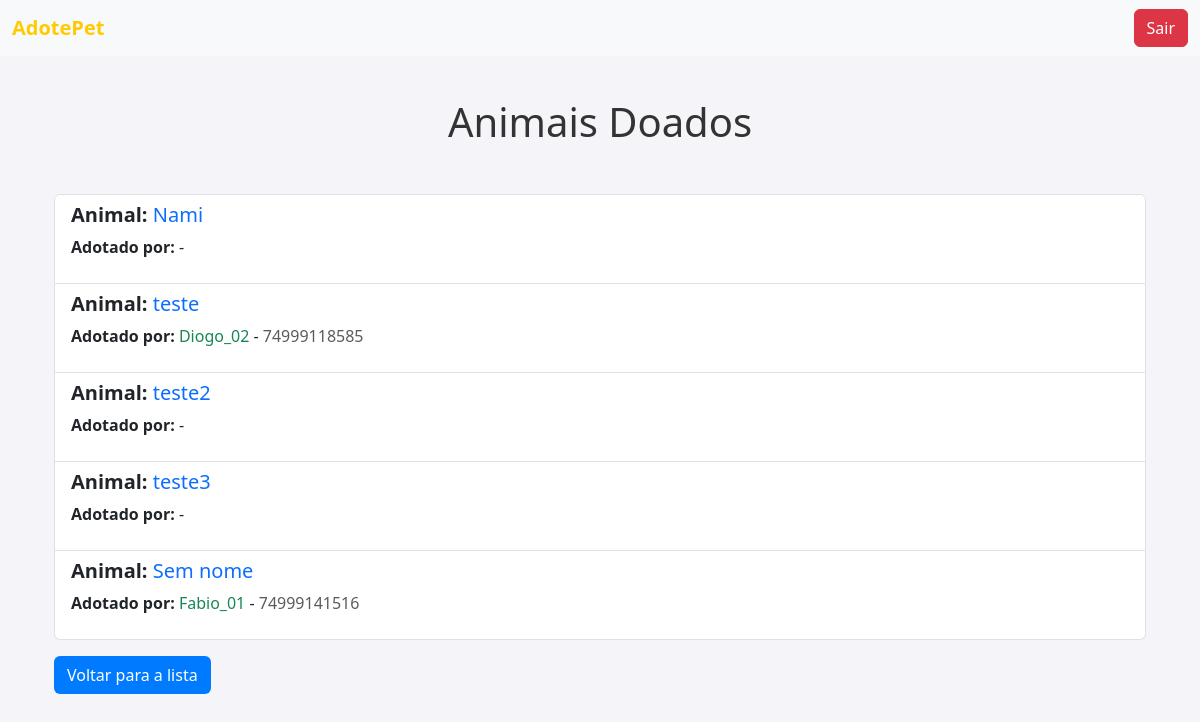
The app's page /lista_animais_doados/ (signed in), older data.
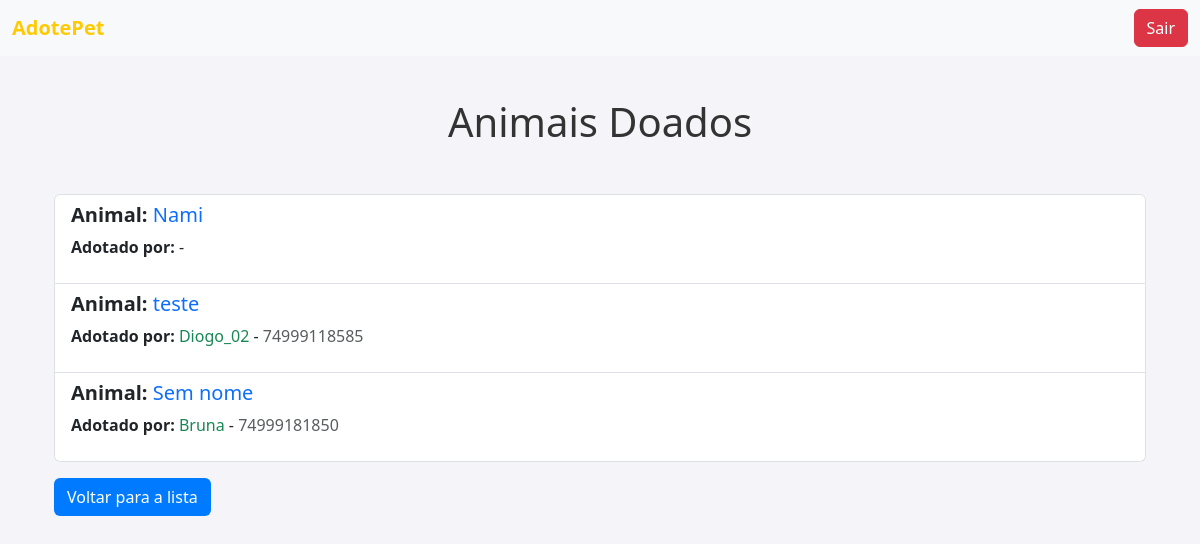
The same page, newer data.
### adote/models.py (models this page shows, shortened)
class Animal(models.Model):
    nome = models.CharField(max_length=100)
    idade_anos = models.PositiveIntegerField(
        blank=True, null=True,
        help_text="Preencha apenas se a idade estiver em anos."
    )
    idade_meses = models.PositiveIntegerField(
        blank=True, null=True,
        help_text="Preencha apenas se a idade estiver em meses."
    )
    sexo = models.CharField(max_length=1, choices=SEXO_CHOICES, default='M')
    tipo = models.ForeignKey(TipoAnimal, on_delete=models.CASCADE, related_name="animais")
    descricao = models.TextField(blank=True)
    local = models.ForeignKey(Local, on_delete=models.CASCADE, related_name="animais")
    adotado = models.BooleanField(default=False)
    adotante = models.ForeignKey(
        settings.AUTH_USER_MODEL, null=True, blank=True,
        on_delete=models.SET_NULL, related_name='animais_adotados'
    )
    doador = models.ForeignKey(
        settings.AUTH_USER_MODEL, null=True, blank=True,
        on_delete=models.SET_NULL, related_name='animais_doados'
    )
    foto = models.ImageField(upload_to='fotos_animais/', blank=True, null=True)
    class Meta:
        verbose_name = "Animal"
        verbose_name_plural = "Animais"

class Usuario(AbstractUser):
    tipo_usuario = models.CharField(max_length=10, choices=TIPOS_USUARIO)
    telefone = models.CharField(
        max_length=15,
        blank=True,
        validators=[RegexValidator(
            regex=r'^\+?\d{10,15}$',
            message="Telefone inválido. Use um número válido com 10 a 15 dígitos."
        )]
    )
    class Meta:
        verbose_name = "Usuário"
        verbose_name_plural = "Usuários"

### adote/views.py (the view)
# urls.py: path('lista_animais_doados/', views.lista_animais_doados, name='lista_animais_doados'),
@login_required
def lista_animais_doados(request):
    animais_doados = Animal.objects.filter(doador=request.user)
    return render(request, 'lista_animais_doados.html', {'animais_doados': animais_doados})

### adote/templates/lista_animais_doados.html (shortened to what this page needs)
{% extends 'base.html' %}
{% block content %}
<div class="container mt-5">
    <h1 class="text-center mb-5">Animais Doados</h1>
    <ul class="list-group">
        {% for animal in animais_doados %}
            <li class="list-group-item list-group-item-action">
                <h5 class="mb-2"><strong>Animal:</strong> <span class="text-primary">{{ animal.nome }}</span></h5>
                <p><strong>Adotado por:</strong> <span class="text-success">{{ animal.adotante.username }}</span> - <span class="text-muted">{{ animal.adotante.telefone }}</span></p>
            </li>
        {% empty %}
            <li class="list-group-item text-center text-warning">Nenhum animal doado ainda.</li>
        {% endfor %}
    </ul>
    <a href="{% url 'lista_animais' %}" class="btn btn-custom back-link mt-3">Voltar para a lista</a>
</div>
{% endblock %}

Row changes from the older to the newer data that the page shows:
removed Animal: nome "teste2"
removed Animal: nome "teste3"
changed Animal "Sem nome": adotante.username "Fabio_01" → "Bruna"; adotante.telefone "74999141516" → "74999181850"
